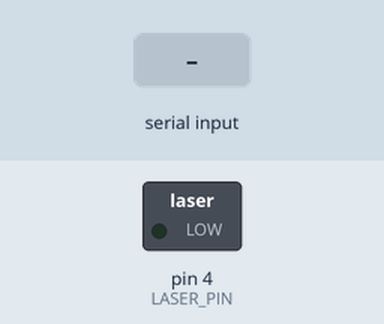
Recording of a sketch running on a simulated Arduino Uno, built with avr-gcc and run on an emulated ATmega328P. On the bench: switched loads named in the sketch (green lamp = pin HIGH). The test bench sets the inputs (shaded band). What the sketch prints to the serial monitor is not drawn.

Above: at 1.2 s.
1.3 s: "1" received over Serial
Timing chart, 0 to 4.3 s (numbered marks = the images above; inputs shaded):
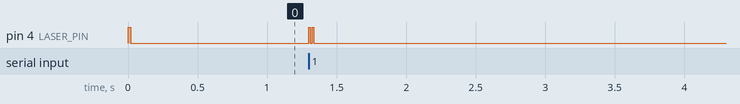

Measured:
- after the input at 1.3 s, pin 4 (LASER_PIN): alternates HIGH for 0.01 s and LOW for 0.02 s, 4 changes in all, then stays LOW, starting at once

The sketch:

laser.ino
```cpp
#define LASER_PIN (4) // Set the pin the Arduino will use
#define SEND_DELAY (5) // In milliseconds

const int DELAY_BETWEEN_BYTES = 10;

void setup() {
  pinMode(LASER_PIN, OUTPUT);
  Serial.begin(9600);
  sendByte(0x7); // Make sure the arduino is working
}

void loop() {
  while(Serial.available()) {
    char msg = Serial.read(); // gets one byte at a time from the serial port
    Serial.write(msg);
    sendByte(msg);
  }
}

void sendString(String str) {
  for(int i = 0; i < str.length(); i++) {
    sendByte(str.charAt(i));
  }
}

void sendByte(char byte_to_send) {
  digitalWrite(LASER_PIN, HIGH); // Send an initial start signal
  delay(SEND_DELAY); // Delay the signal
  for(int i = 0; i < 8; i++) { // Begin signal transmission
    char bit_value = (byte_to_send >> i) & 1; // Clear all bits except the one we want https://stackoverflow.com/questions/41708333/turn-byte-into-array-of-bits-c
    digitalWrite(LASER_PIN, bit_value ? HIGH : LOW); // Send either a high or low value
    delay(SEND_DELAY); // Delay between bits
  }
  digitalWrite(LASER_PIN, LOW); // Stop signal transmission
 delay(DELAY_BETWEEN_BYTES); // Leave a gap between each byte
}
```
